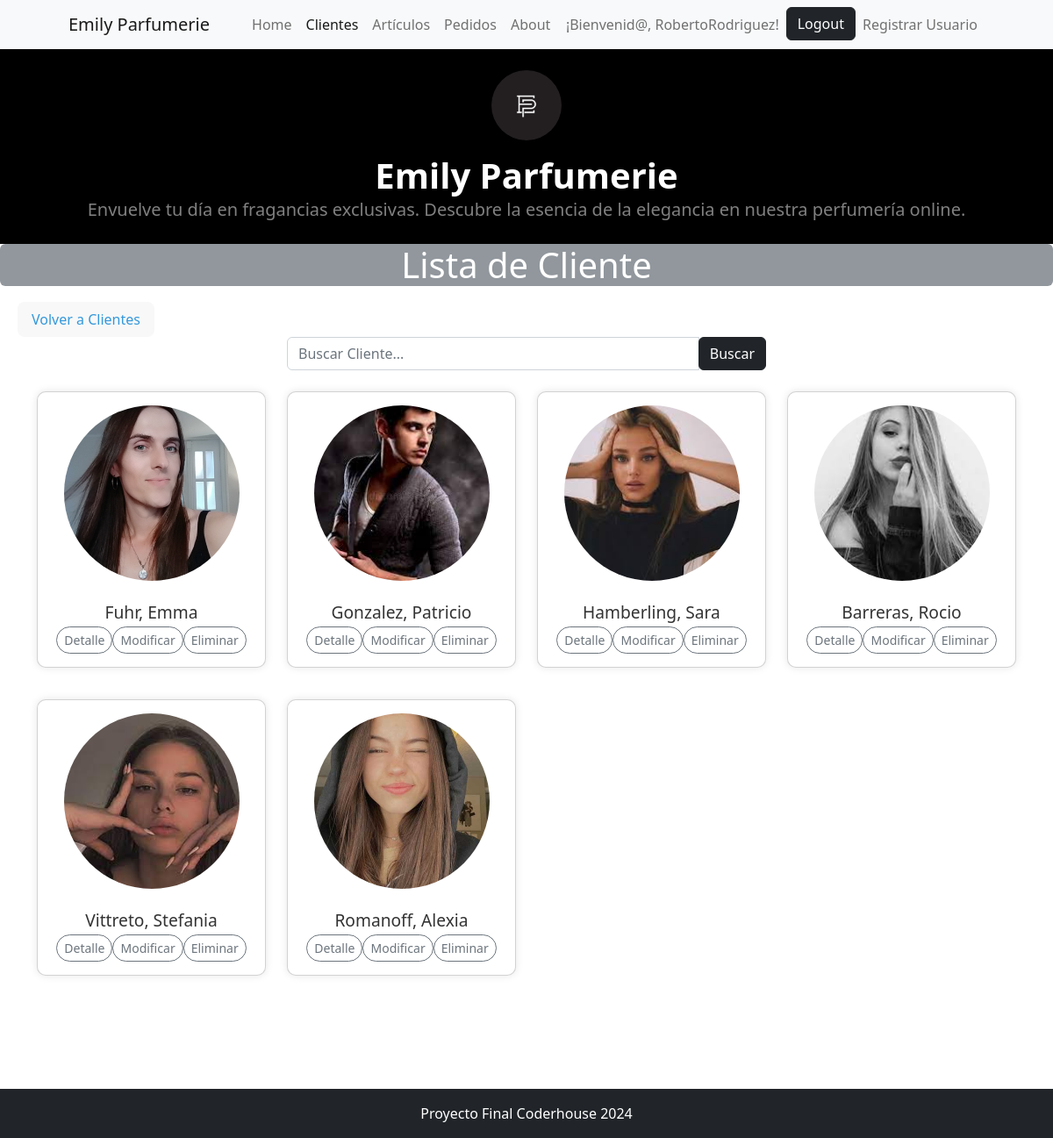
The page /cliente/cliente/list/ (signed in) on the database as committed earlier.
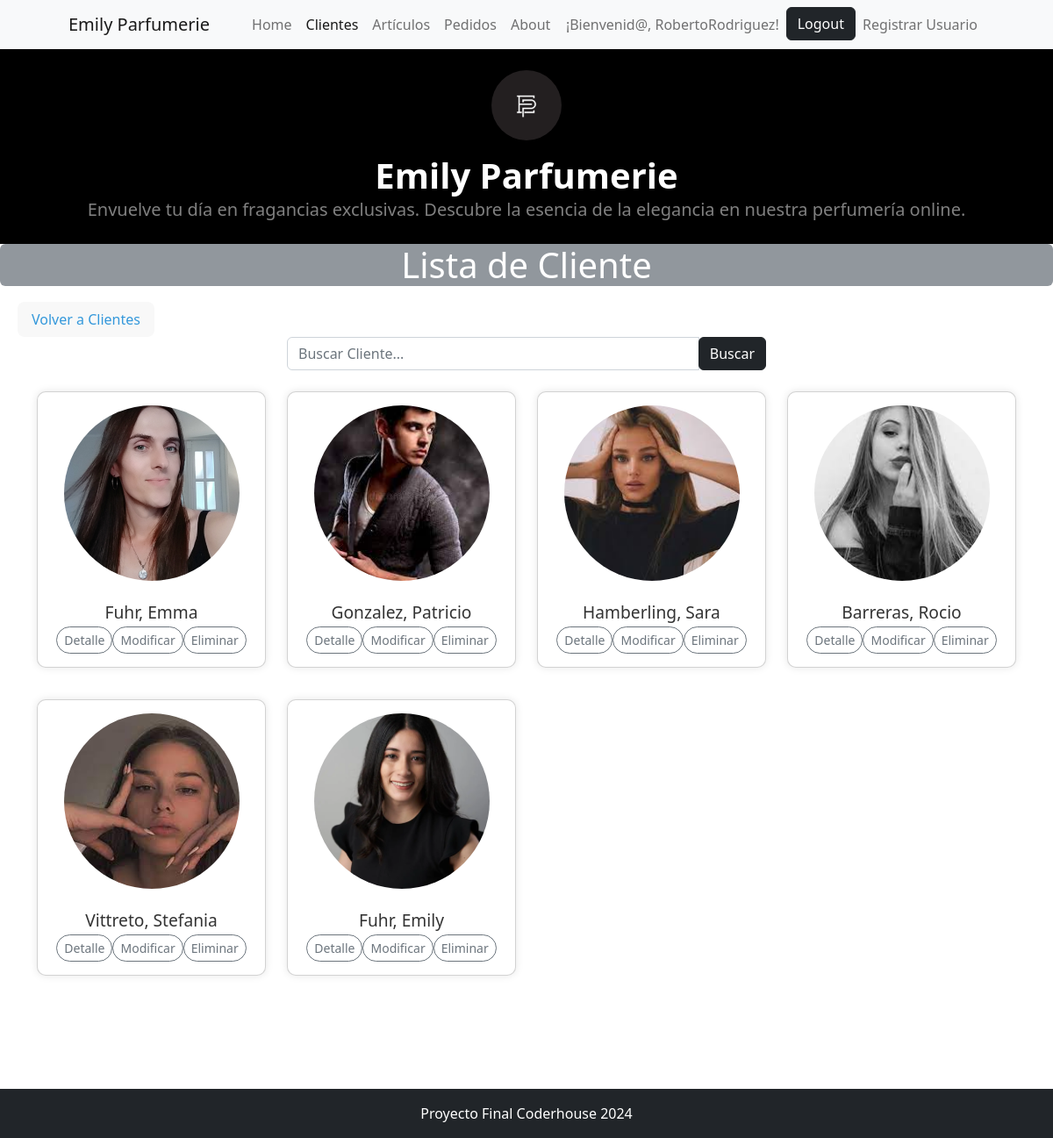
The same page on the database as committed later.
### cliente/models.py (models this page shows)
class Cliente(models.Model):
    nombre = models.CharField(max_length=200, verbose_name='Nombre')
    apellido = models.CharField(max_length=200, verbose_name='Apellido')
    dni = models.CharField(max_length=8,verbose_name='DNI', unique=True)
    fecha_nacimiento = models.DateField(null=True, blank=True, verbose_name="Fecha de Nacimiento")
    direccion =  models.CharField(max_length=200, verbose_name='Dirección')
    ciudad =  models.CharField(max_length=200, verbose_name='Ciudad', default='',null=False)
    avatar = models.ImageField(upload_to="avatares", null=True, blank=True)
    def __str__(self):
        return f"{self.apellido}, {self.nombre}"
    class Meta:
        verbose_name_plural = "Clientes"
        verbose_name = 'Cliente'

### cliente/views.py (the view)
# urls.py: path("cliente/list/", views.ClienteList.as_view(), name="cliente_list"),
@method_decorator(login_required, name='dispatch')
class ClienteList(ListView):
    model = models.Cliente
    def get_queryset(self):
        queryset = super().get_queryset()
        consulta = self.request.GET.get('consulta')
        if consulta:
            queryset = queryset.filter(
                Q(nombre__icontains=consulta) |
                Q(apellido__icontains=consulta)
            )
        return queryset

### cliente/templates/cliente/cliente_list.html (shortened to what this page needs)
{% extends 'core/base.html' %}
{% block titulo %}
    Lista de Cliente
{% endblock titulo %}
{% block contenido %}
<div style="margin-left: 20px; margin-top: 10px; display: inline-block; background-color: #f8f8f8; color: #3498db; padding: 8px 16px; border-radius: 8px;">
    <a href="{% url 'cliente:home' %}" style="color: #3498db; text-decoration: none;">Volver a Clientes</a>
</div>
<div class="container">
    <div class="row justify-content-center">
        <div class="col-md-6">
            <form class="form-inline" action="{% url 'cliente:cliente_list' %}" method="get">
                <div class="input-group">
                    <input type="text" class="form-control" name="consulta" placeholder="Buscar Cliente...">
                    <div class="input-group-append">
                        <button class="btn btn-dark" type="submit">Buscar</button>
                    </div>
                </div>
            </form>
        </div>
    </div>
</div>
<section class="clientes mt-4">
    <div class="container">
        <div class="row">
            {% for cliente in object_list %}
                <div class="col-md-3 mb-3">
                    <div class="card-container">
                        <div class="card">
                            <div class="card-body">
                                <div class="d-flex justify-content-center mb-4">
                                    {% if cliente.avatar %}
                                    <img src="{{ cliente.avatar.url }}" class="rounded-circle" style="width: 200px; height: 200px; object-fit: cover; object-position: center center;" alt="Foto de perfil">
                                    {% else %}
                                        <p>No hay imagen de avatar disponible</p>
                                    {% endif %}
                                </div>
                                <h3 class="card-title text-center">{{ cliente }}</h3>
                                <div class="d-flex justify-content-center">
                                    <a href="{% url 'cliente:cliente_detail' cliente.id %}" class="btn btn-outline-secondary btn-sm rounded-pill">Detalle</a>
                                    <a href="{% url 'cliente:cliente_update' cliente.id %}" class="btn btn-outline-secondary btn-sm rounded-pill">Modificar</a>
                                    <a href="{% url 'cliente:cliente_delete' cliente.id %}" class="btn btn-outline-secondary btn-sm rounded-pill">Eliminar</a>
                                </div>
                            </div>
                        </div>
                    </div>
                </div>
            {% endfor %}
        </div>
    </div>
</section>
<div style="height: 50px;"></div>
{% endblock contenido %}

Rows that differ between the two databases and show on the page:
removed Cliente: avatar (picture), apellido+nombre "Romanoff, Alexia"
added Cliente: avatar (picture), apellido+nombre "Fuhr, Emily"
